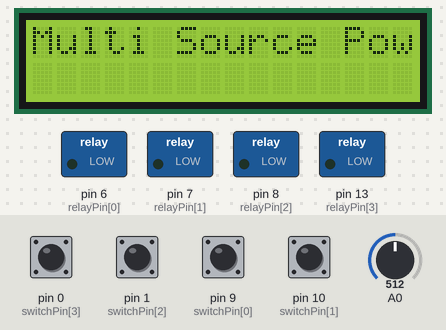
A sketch run on a simulated Arduino Uno, built with avr-gcc and run on an emulated ATmega328P. Parts: 16×2 character LCD, switched loads named in the sketch (green lamp = pin HIGH). The inputs (shaded band) are chosen by the test bench; at power-on: pin 0 (switchPin[3]), pin 1 (switchPin[2]), pin 9 (switchPin[0]), pin 10 (switchPin[1]) HIGH, A0 = 512.

Above: at 0.1 s.
At 0.9 s:
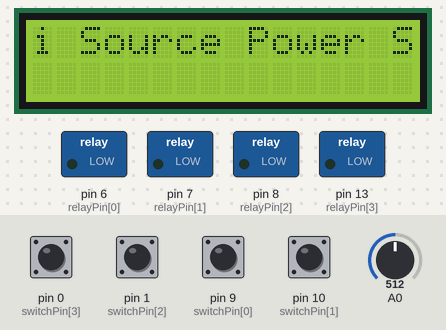
At 2.1 s:
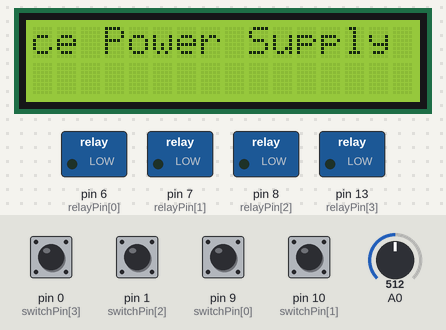
At 4.3 s:
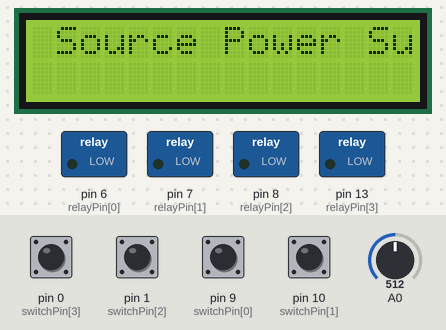
At 6.3 s:
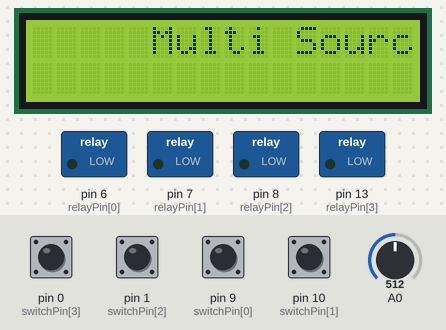
At 8.5 s:
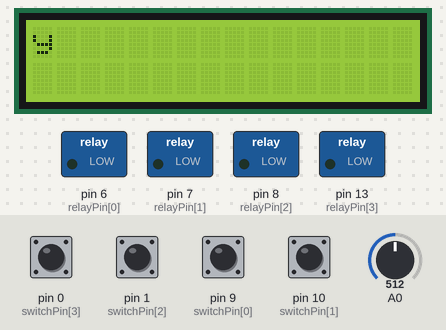

The sketch:

MultiSrc2.ino
```cpp
#include <LiquidCrystal.h>
LiquidCrystal lcd(12, 11, 5, 4, 3, 2);

int pinState[4] = {HIGH,HIGH,HIGH,HIGH}; //Variables for Debouncing of Input Pins
int buttonState[4];
int lastButtonState[4] = {LOW,LOW,LOW,LOW};
long lastDebounceTime[4] = {0,0,0,0}; // the last time the output pin was toggled
long debounceDelay = 50; // the debounce time; increase if the output flickers

const int relayPin[4]={6,7,8,13}; //pin 6 drives first relay, ie one nearest to Gnd wire
const int switchPin[4]={9,10,1,0}; // Top most button mapped to digitalPin 9

void setup() {
  for (int i=0;i<4;i++)
     pinMode(relayPin[i],OUTPUT);

  for (int j=0;j<4;j++)
    pinMode(switchPin[j],INPUT);

  lcd.clear();
  lcd.begin(16,2); //set up no of rows and columns
  lcd.print("Multi Source Power Supply"); // Startup Message
  delay(200);
  scroll(200);
  lcd.clear();
}

void loop() {
  int powerSense = analogRead(A0); // Sensing the presence of power through ADC
  int reading[4];
  for (int j=0;j<4;j++){
    reading[j] = digitalRead(switchPin[j]);
  }
  for (int j=0;j<4;j++){
    reading[j] = digitalRead(switchPin[j]);
    if (reading[j] != lastButtonState[j]){
       lastDebounceTime[j] = millis();
    }
    if ((millis() - lastDebounceTime[j]) > debounceDelay ) {
    // whatever the reading is at, it's been there for longer
    // than the debounce delay, so take it as the actual current state:

    // if the button state has changed:
    if (reading[j] != buttonState[j]) {
      buttonState[j] = reading[j];

      // only toggle the LED if the new button state is HIGH
      if (buttonState[j] == HIGH) {
        pinState[j] = !pinState[j];
      }
    }
  }
  for (int j=0;j<4;j++){
    lcd.print(reading[j]);
  }

  }

  //lcd.print(pinState[1]);
  //lcd.print(pinState[2]);
  //lcd.print(pinState[3]);
  //delay(500);
  lcd.clear();


}

void scroll(int del) {
  // scroll 13 positions (string length) to the left
  // to move it offscreen left:
  for (int positionCounter = 0; positionCounter < 13; positionCounter++) {
    // scroll one position left:
    lcd.scrollDisplayLeft();
    // wait a bit:
    delay(del);
  }

  // scroll 29 positions (string length + display length) to the right
  // to move it offscreen right:
  for (int positionCounter = 0; positionCounter < 29; positionCounter++) {
    // scroll one position right:
    lcd.scrollDisplayRight();
    // wait a bit:
    delay(del);
  }
  // delay at the end of the full loop:
  delay(500);
}
```

Measured:
- what the display in image 5 shows lasts 0.7 s, from 8.5 s to 9.2 s
